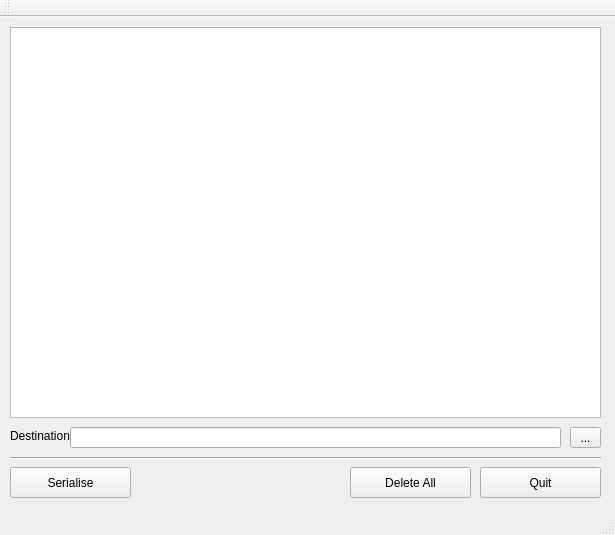
<?xml version="1.0" encoding="UTF-8"?>
<ui version="4.0">
 <class>OmegaModelGUIClass</class>
 <widget class="QMainWindow" name="OmegaModelGUIClass">
  <property name="geometry">
   <rect>
    <x>0</x>
    <y>0</y>
    <width>615</width>
    <height>535</height>
   </rect>
  </property>
  <property name="windowTitle">
   <string>OmegaModelGUI</string>
  </property>
  <widget class="QWidget" name="centralWidget">
   <widget class="QListWidget" name="listWidget">
    <property name="geometry">
     <rect>
      <x>10</x>
      <y>10</y>
      <width>591</width>
      <height>391</height>
     </rect>
    </property>
   </widget>
   <widget class="QPushButton" name="pushButton">
    <property name="geometry">
     <rect>
      <x>10</x>
      <y>450</y>
      <width>121</width>
      <height>31</height>
     </rect>
    </property>
    <property name="text">
     <string>Serialise</string>
    </property>
   </widget>
   <widget class="QPushButton" name="pushButton_2">
    <property name="geometry">
     <rect>
      <x>480</x>
      <y>450</y>
      <width>121</width>
      <height>31</height>
     </rect>
    </property>
    <property name="text">
     <string>Quit</string>
    </property>
   </widget>
   <widget class="QPushButton" name="pushButton_3">
    <property name="geometry">
     <rect>
      <x>350</x>
      <y>450</y>
      <width>121</width>
      <height>31</height>
     </rect>
    </property>
    <property name="text">
     <string>Delete All</string>
    </property>
   </widget>
   <widget class="Line" name="line">
    <property name="geometry">
     <rect>
      <x>10</x>
      <y>433</y>
      <width>591</width>
      <height>16</height>
     </rect>
    </property>
    <property name="orientation">
     <enum>Qt::Horizontal</enum>
    </property>
   </widget>
   <widget class="QLabel" name="label">
    <property name="geometry">
     <rect>
      <x>10</x>
      <y>411</y>
      <width>61</width>
      <height>16</height>
     </rect>
    </property>
    <property name="text">
     <string>Destination:</string>
    </property>
   </widget>
   <widget class="QLineEdit" name="lineEdit">
    <property name="geometry">
     <rect>
      <x>70</x>
      <y>410</y>
      <width>491</width>
      <height>21</height>
     </rect>
    </property>
   </widget>
   <widget class="QToolButton" name="toolButton">
    <property name="geometry">
     <rect>
      <x>570</x>
      <y>410</y>
      <width>31</width>
      <height>21</height>
     </rect>
    </property>
    <property name="text">
     <string>...</string>
    </property>
   </widget>
  </widget>
  <widget class="QMenuBar" name="menuBar">
   <property name="geometry">
    <rect>
     <x>0</x>
     <y>0</y>
     <width>615</width>
     <height>21</height>
    </rect>
   </property>
  </widget>
  <widget class="QToolBar" name="mainToolBar">
   <attribute name="toolBarArea">
    <enum>TopToolBarArea</enum>
   </attribute>
   <attribute name="toolBarBreak">
    <bool>false</bool>
   </attribute>
  </widget>
  <widget class="QStatusBar" name="statusBar"/>
 </widget>
 <layoutdefault spacing="6" margin="11"/>
 <resources>
  <include location="OmegaModelGUI.qrc"/>
 </resources>
 <connections/>
</ui>
